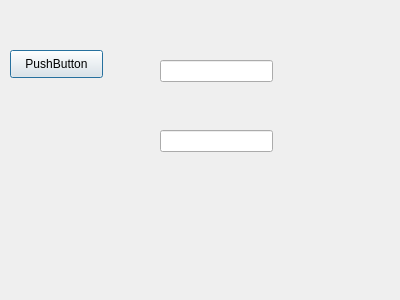
<?xml version="1.0" encoding="UTF-8"?>
<ui version="4.0">
 <class>Dialog</class>
 <widget class="QDialog" name="Dialog">
  <property name="geometry">
   <rect>
    <x>0</x>
    <y>0</y>
    <width>400</width>
    <height>300</height>
   </rect>
  </property>
  <property name="windowTitle">
   <string>Dialog</string>
  </property>
  <widget class="QLineEdit" name="lineEdit_user">
   <property name="geometry">
    <rect>
     <x>160</x>
     <y>60</y>
     <width>113</width>
     <height>22</height>
    </rect>
   </property>
  </widget>
  <widget class="QPushButton" name="pushButton">
   <property name="geometry">
    <rect>
     <x>10</x>
     <y>50</y>
     <width>93</width>
     <height>28</height>
    </rect>
   </property>
   <property name="text">
    <string>PushButton</string>
   </property>
  </widget>
  <widget class="QLineEdit" name="lineEdit">
   <property name="geometry">
    <rect>
     <x>160</x>
     <y>130</y>
     <width>113</width>
     <height>22</height>
    </rect>
   </property>
  </widget>
 </widget>
 <resources/>
 <connections/>
</ui>
